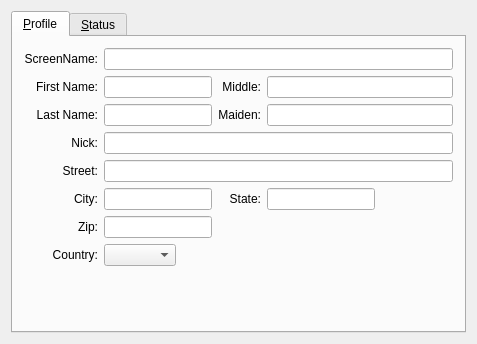
<?xml version="1.0" encoding="UTF-8"?>
<ui version="4.0">
 <class>AIMInfo</class>
 <widget class="QWidget" name="AIMInfo">
  <property name="geometry">
   <rect>
    <x>0</x>
    <y>0</y>
    <width>477</width>
    <height>344</height>
   </rect>
  </property>
  <property name="windowTitle">
   <string>Form1</string>
  </property>
  <layout class="QVBoxLayout">
   <property name="spacing">
    <number>6</number>
   </property>
   <property name="margin">
    <number>11</number>
   </property>
   <item>
    <widget class="QTabWidget" name="TabWidget3">
     <widget class="QWidget" name="tab1">
      <attribute name="title">
       <string>&amp;Profile</string>
      </attribute>
      <layout class="QGridLayout">
       <property name="margin">
        <number>11</number>
       </property>
       <property name="spacing">
        <number>6</number>
       </property>
       <item row="1" column="0">
        <widget class="QLabel" name="TextLabel1">
         <property name="text">
          <string>First Name:</string>
         </property>
         <property name="alignment">
          <set>Qt::AlignRight|Qt::AlignTrailing|Qt::AlignVCenter</set>
         </property>
         <property name="wordWrap">
          <bool>false</bool>
         </property>
        </widget>
       </item>
       <item row="2" column="0">
        <widget class="QLabel" name="TextLabel2">
         <property name="text">
          <string>Last Name:</string>
         </property>
         <property name="alignment">
          <set>Qt::AlignRight|Qt::AlignTrailing|Qt::AlignVCenter</set>
         </property>
         <property name="wordWrap">
          <bool>false</bool>
         </property>
        </widget>
       </item>
       <item row="1" column="1">
        <widget class="QLineEdit" name="edtFirst"/>
       </item>
       <item row="2" column="1">
        <widget class="QLineEdit" name="edtLast"/>
       </item>
       <item row="1" column="2">
        <widget class="QLabel" name="TextLabel3">
         <property name="text">
          <string>Middle:</string>
         </property>
         <property name="alignment">
          <set>Qt::AlignRight|Qt::AlignTrailing|Qt::AlignVCenter</set>
         </property>
         <property name="wordWrap">
          <bool>false</bool>
         </property>
        </widget>
       </item>
       <item row="1" column="3" colspan="2">
        <widget class="QLineEdit" name="edtMiddle"/>
       </item>
       <item row="2" column="2">
        <widget class="QLabel" name="TextLabel4">
         <property name="text">
          <string>Maiden:</string>
         </property>
         <property name="alignment">
          <set>Qt::AlignRight|Qt::AlignTrailing|Qt::AlignVCenter</set>
         </property>
         <property name="wordWrap">
          <bool>false</bool>
         </property>
        </widget>
       </item>
       <item row="2" column="3" colspan="2">
        <widget class="QLineEdit" name="edtMaiden"/>
       </item>
       <item row="3" column="0">
        <widget class="QLabel" name="TextLabel5">
         <property name="text">
          <string>Nick:</string>
         </property>
         <property name="alignment">
          <set>Qt::AlignRight|Qt::AlignTrailing|Qt::AlignVCenter</set>
         </property>
         <property name="wordWrap">
          <bool>false</bool>
         </property>
        </widget>
       </item>
       <item row="3" column="1" colspan="4">
        <widget class="QLineEdit" name="edtNick"/>
       </item>
       <item row="4" column="0">
        <widget class="QLabel" name="TextLabel6">
         <property name="text">
          <string>Street:</string>
         </property>
         <property name="alignment">
          <set>Qt::AlignRight|Qt::AlignTrailing|Qt::AlignVCenter</set>
         </property>
         <property name="wordWrap">
          <bool>false</bool>
         </property>
        </widget>
       </item>
       <item row="4" column="1" colspan="4">
        <widget class="QLineEdit" name="edtStreet"/>
       </item>
       <item row="5" column="0">
        <widget class="QLabel" name="TextLabel7">
         <property name="text">
          <string>City:</string>
         </property>
         <property name="alignment">
          <set>Qt::AlignRight|Qt::AlignTrailing|Qt::AlignVCenter</set>
         </property>
         <property name="wordWrap">
          <bool>false</bool>
         </property>
        </widget>
       </item>
       <item row="5" column="1">
        <widget class="QLineEdit" name="edtCity"/>
       </item>
       <item row="5" column="2">
        <widget class="QLabel" name="TextLabel8">
         <property name="text">
          <string>State:</string>
         </property>
         <property name="alignment">
          <set>Qt::AlignRight|Qt::AlignTrailing|Qt::AlignVCenter</set>
         </property>
         <property name="wordWrap">
          <bool>false</bool>
         </property>
        </widget>
       </item>
       <item row="5" column="3">
        <widget class="QLineEdit" name="edtState"/>
       </item>
       <item row="5" column="4">
        <spacer name="Spacer4">
         <property name="orientation">
          <enum>Qt::Horizontal</enum>
         </property>
         <property name="sizeType">
          <enum>QSizePolicy::Expanding</enum>
         </property>
         <property name="sizeHint" stdset="0">
          <size>
           <width>20</width>
           <height>20</height>
          </size>
         </property>
        </spacer>
       </item>
       <item row="6" column="0">
        <widget class="QLabel" name="TextLabel9">
         <property name="text">
          <string>Zip:</string>
         </property>
         <property name="alignment">
          <set>Qt::AlignRight|Qt::AlignTrailing|Qt::AlignVCenter</set>
         </property>
         <property name="wordWrap">
          <bool>false</bool>
         </property>
        </widget>
       </item>
       <item row="6" column="1">
        <widget class="QLineEdit" name="edtZip"/>
       </item>
       <item row="7" column="0">
        <widget class="QLabel" name="TextLabel10">
         <property name="text">
          <string>Country:</string>
         </property>
         <property name="alignment">
          <set>Qt::AlignRight|Qt::AlignTrailing|Qt::AlignVCenter</set>
         </property>
         <property name="wordWrap">
          <bool>false</bool>
         </property>
        </widget>
       </item>
       <item row="7" column="1" colspan="4">
        <layout class="QHBoxLayout">
         <property name="spacing">
          <number>6</number>
         </property>
         <property name="margin">
          <number>0</number>
         </property>
         <item>
          <widget class="QComboBox" name="cmbCountry"/>
         </item>
         <item>
          <spacer name="Spacer5">
           <property name="orientation">
            <enum>Qt::Horizontal</enum>
           </property>
           <property name="sizeType">
            <enum>QSizePolicy::Expanding</enum>
           </property>
           <property name="sizeHint" stdset="0">
            <size>
             <width>20</width>
             <height>20</height>
            </size>
           </property>
          </spacer>
         </item>
        </layout>
       </item>
       <item row="0" column="0">
        <widget class="QLabel" name="TextLabel1_2">
         <property name="text">
          <string>ScreenName:</string>
         </property>
         <property name="alignment">
          <set>Qt::AlignRight|Qt::AlignTrailing|Qt::AlignVCenter</set>
         </property>
         <property name="wordWrap">
          <bool>false</bool>
         </property>
        </widget>
       </item>
       <item row="0" column="1" colspan="4">
        <widget class="QLineEdit" name="edtScreen"/>
       </item>
       <item row="10" column="0">
        <spacer name="Spacer6">
         <property name="orientation">
          <enum>Qt::Vertical</enum>
         </property>
         <property name="sizeType">
          <enum>QSizePolicy::Expanding</enum>
         </property>
         <property name="sizeHint" stdset="0">
          <size>
           <width>20</width>
           <height>20</height>
          </size>
         </property>
        </spacer>
       </item>
      </layout>
     </widget>
     <widget class="QWidget" name="tab2">
      <attribute name="title">
       <string>&amp;Status</string>
      </attribute>
      <layout class="QGridLayout">
       <property name="margin">
        <number>11</number>
       </property>
       <property name="spacing">
        <number>6</number>
       </property>
       <item row="5" column="1">
        <widget class="QLineEdit" name="edtClient"/>
       </item>
       <item row="4" column="1">
        <widget class="QLineEdit" name="edtIntIP"/>
       </item>
       <item row="1" column="0">
        <widget class="QLabel" name="lblOnline">
         <property name="text">
          <string>Online:</string>
         </property>
         <property name="alignment">
          <set>Qt::AlignRight|Qt::AlignTrailing|Qt::AlignVCenter</set>
         </property>
         <property name="wordWrap">
          <bool>false</bool>
         </property>
        </widget>
       </item>
       <item row="1" column="1">
        <widget class="QLineEdit" name="edtOnline"/>
       </item>
       <item row="3" column="1">
        <widget class="QLineEdit" name="edtExtIP"/>
       </item>
       <item row="3" column="0">
        <widget class="QLabel" name="lblExtIP">
         <property name="text">
          <string>External IP:</string>
         </property>
         <property name="alignment">
          <set>Qt::AlignRight|Qt::AlignTrailing|Qt::AlignVCenter</set>
         </property>
         <property name="wordWrap">
          <bool>false</bool>
         </property>
        </widget>
       </item>
       <item row="2" column="1">
        <widget class="QLineEdit" name="edtNA">
         <property name="font">
          <font/>
         </property>
        </widget>
       </item>
       <item row="5" column="0">
        <widget class="QLabel" name="lblClient">
         <property name="text">
          <string>Client:</string>
         </property>
         <property name="alignment">
          <set>Qt::AlignRight|Qt::AlignTrailing|Qt::AlignVCenter</set>
         </property>
         <property name="wordWrap">
          <bool>false</bool>
         </property>
        </widget>
       </item>
       <item row="0" column="0">
        <widget class="QLabel" name="TextLabel1_3">
         <property name="text">
          <string>Status:</string>
         </property>
         <property name="alignment">
          <set>Qt::AlignRight|Qt::AlignTrailing|Qt::AlignVCenter</set>
         </property>
         <property name="wordWrap">
          <bool>false</bool>
         </property>
        </widget>
       </item>
       <item row="0" column="1">
        <widget class="QComboBox" name="cmbStatus"/>
       </item>
       <item row="2" column="0">
        <widget class="QLabel" name="lblNA">
         <property name="text">
          <string/>
         </property>
         <property name="alignment">
          <set>Qt::AlignRight|Qt::AlignTrailing|Qt::AlignVCenter</set>
         </property>
         <property name="wordWrap">
          <bool>false</bool>
         </property>
        </widget>
       </item>
       <item row="4" column="0">
        <widget class="QLabel" name="lblIntIP">
         <property name="text">
          <string>Internal IP:</string>
         </property>
         <property name="alignment">
          <set>Qt::AlignRight|Qt::AlignTrailing|Qt::AlignVCenter</set>
         </property>
         <property name="wordWrap">
          <bool>false</bool>
         </property>
        </widget>
       </item>
       <item row="7" column="1">
        <spacer name="Spacer4_2">
         <property name="orientation">
          <enum>Qt::Vertical</enum>
         </property>
         <property name="sizeType">
          <enum>QSizePolicy::Expanding</enum>
         </property>
         <property name="sizeHint" stdset="0">
          <size>
           <width>20</width>
           <height>20</height>
          </size>
         </property>
        </spacer>
       </item>
       <item row="6" column="1">
        <widget class="QPlainTextEdit" name="edtAutoReply"/>
       </item>
      </layout>
     </widget>
    </widget>
   </item>
  </layout>
 </widget>
 <tabstops>
  <tabstop>TabWidget3</tabstop>
  <tabstop>edtScreen</tabstop>
  <tabstop>edtFirst</tabstop>
  <tabstop>edtLast</tabstop>
  <tabstop>edtMiddle</tabstop>
  <tabstop>edtMaiden</tabstop>
  <tabstop>edtNick</tabstop>
  <tabstop>edtStreet</tabstop>
  <tabstop>edtCity</tabstop>
  <tabstop>edtState</tabstop>
  <tabstop>edtZip</tabstop>
  <tabstop>cmbCountry</tabstop>
  <tabstop>edtClient</tabstop>
  <tabstop>edtIntIP</tabstop>
  <tabstop>edtOnline</tabstop>
  <tabstop>edtExtIP</tabstop>
  <tabstop>edtNA</tabstop>
  <tabstop>cmbStatus</tabstop>
 </tabstops>
 <resources/>
 <connections/>
</ui>
